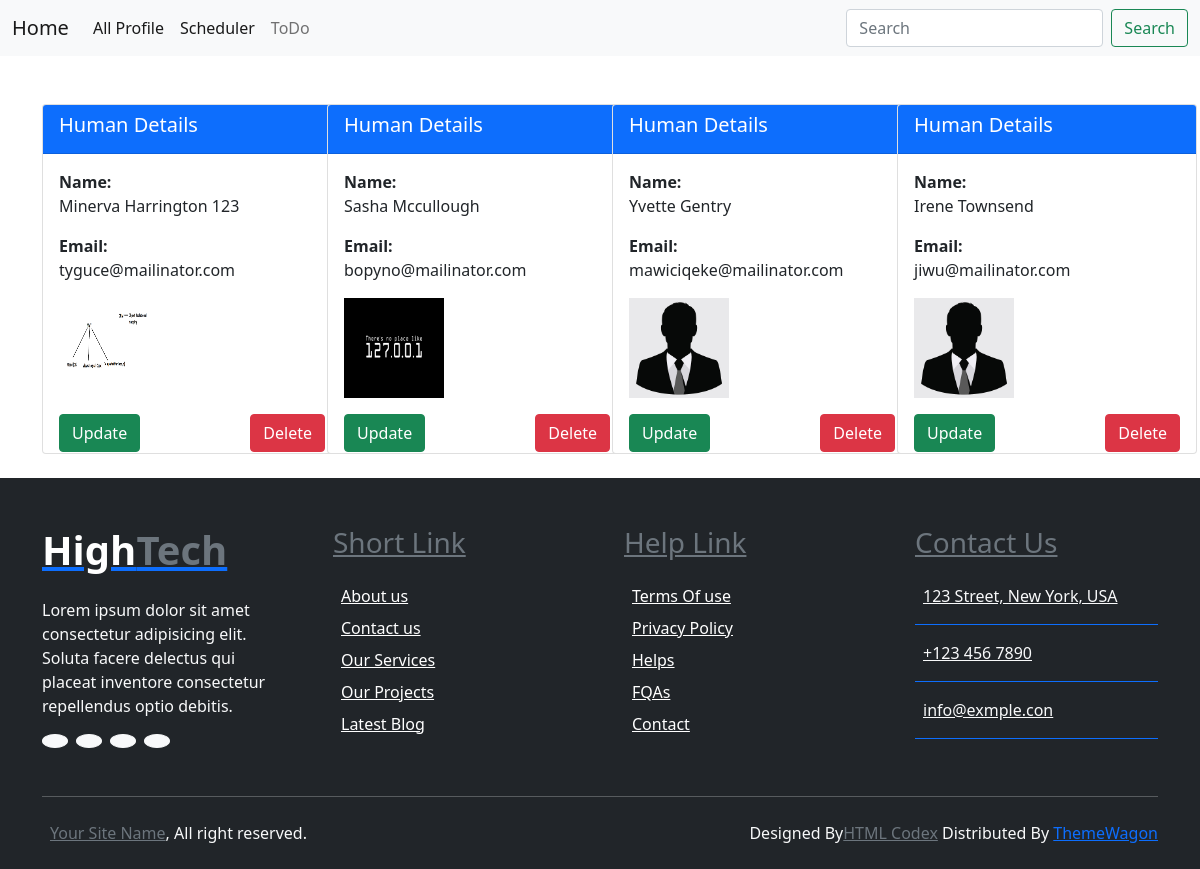
The page /all_prof/ on the database its author committed.
### nafi/models.py (models this page shows, shortened)
class Human(models.Model):
    GENDER = (
        ('Male', 'Male'),
        ('Female', 'Female'),
        ('Others', 'Others')
    )
    name = models.CharField(max_length=25, unique=True)
    email = models.EmailField(max_length=25, null=True, blank=True)
    age = models.PositiveIntegerField(default=50)
    gender = models.CharField(choices=GENDER, max_length=7, null=True, blank=True, default='Male')
    image = models.ImageField(upload_to='images/', default='def.jpg', null=True, blank=True)
    address = models.TextField(max_length=200, null=True, blank=True)

### nafi/views.py (the view)
# urls.py: path('all_prof/', all_prof, name='all_prof'),
def all_prof(request):
    human = Human.objects.all()
    return render(request, 'Nafi_temp/all_profile.html', locals())

### Template/Nafi_temp/all_profile.html (shortened to what this page needs)
{% extends 'base.html' %}
{% block body %}
<div class="container mt-5">
    <div class="row row-cols-1 row-cols-md-4 g-4">
        {% for human in human %}
        <div class="col">
            <div class="card" style="height:350px; width:300px;">
                <div class="card-header bg-primary text-white">
                    <h5 class="card-title">Human Details</h5>
                </div>
                <div class="card-body">
                    <div class="mb-3">
                        <label class="fw-bold">Name:</label>
                        <p class="card-text">{{ human.name }}</p>
                    </div>
                    <div class="mb-3">
                        <label class="fw-bold">Email:</label>
                        <p class="card-text">{{ human.email }}</p>
                    </div>
                    {% if human.image %}
                    <img style="height:100px; width:100px" src="{{ human.image.url }}" class="img-fluid mb-3"
                         alt="{{ human.name }}">
                    {% endif %}
                    <div class="d-flex justify-content-between">
                        <a href="{% url 'Update' human.id %}" class="btn btn-success">Update</a>
                        <a href="{% url 'delete_prof' human.id %}" class="btn btn-danger">Delete</a>
                    </div>
                </div>
            </div>
        </div>
        {% endfor %}
    </div>
</div>
<br>
{% endblock %}

### Template/base.html (shortened to what this page needs)
<!DOCTYPE html>
<html lang="en">
<head>
    <link href="https://cdn.jsdelivr.net/npm/bootstrap@5.0.2/dist/css/bootstrap.min.css" rel="stylesheet"
>
</head>
<body>
<nav class="navbar navbar-expand-lg navbar-light bg-light">
    <div class="container-fluid">
        <a class="navbar-brand" href="{% url 'hello' %}">Home</a>
        <div class="collapse navbar-collapse" id="navbarSupportedContent">
            <ul class="navbar-nav me-auto mb-2 mb-lg-0">
                <li class="nav-item">
                    <a class="nav-link active" aria-current="page" href="{% url 'all_prof' %}">All Profile</a>
                </li>
                <li class="nav-item">
                    <a class="nav-link active" aria-current="page" href="{% url 'add_task' %}">Scheduler</a>
                </li>
                <li class="nav-item">
                    <a class="nav-link" href="{% url 'task_list' %}">ToDo</a>
                  </li>
            </ul>
            {% block search %}
            <form class="d-flex">
                <input class="form-control me-2" type="search" placeholder="Search" aria-label="Search">
                <button class="btn btn-outline-success" type="submit">Search</button>
            </form>
            {% endblock %}
        </div>
    </div>
</nav>
{% block body %}{% endblock %}
<div class="container-fluid footer bg-dark wow fadeIn" data-wow-delay=".3s">
    <div class="container pt-5 pb-4">
        <div class="row g-5">
            <div class="col-lg-3 col-md-6">
                <a href="index.html">
                    <h1 class="text-white fw-bold d-block">High<span class="text-secondary">Tech</span></h1>
                </a>
                <p class="mt-4 text-light">Lorem ipsum dolor sit amet consectetur adipisicing elit. Soluta facere
                    delectus qui placeat inventore consectetur repellendus optio debitis.</p>
                <div class="d-flex hightech-link">
                    <a href="" class="btn-light nav-fill btn btn-square rounded-circle me-2"></a>
                    <a href="" class="btn-light nav-fill btn btn-square rounded-circle me-2"></a>
                    <a href="" class="btn-light nav-fill btn btn-square rounded-circle me-2"></a>
                    <a href="" class="btn-light nav-fill btn btn-square rounded-circle me-0"></a>
                </div>
            </div>
            <div class="col-lg-3 col-md-6">
                <a href="#" class="h3 text-secondary">Short Link</a>
                <div class="mt-4 d-flex flex-column short-link">
                    <a href="" class="mb-2 text-white">About
                        us</a>
                    <a href="" class="mb-2 text-white">Contact us</a>
                    <a href="" class="mb-2 text-white">Our
                        Services</a>
                    <a href="" class="mb-2 text-white">Our
                        Projects</a>
                    <a href="" class="mb-2 text-white">Latest Blog</a>
                </div>
            </div>
            <div class="col-lg-3 col-md-6">
                <a href="#" class="h3 text-secondary">Help Link</a>
                <div class="mt-4 d-flex flex-column help-link">
                    <a href="" class="mb-2 text-white">Terms Of
                        use</a>
                    <a href="" class="mb-2 text-white">Privacy
                        Policy</a>
                    <a href="" class="mb-2 text-white">Helps</a>
                    <a href="" class="mb-2 text-white">FQAs</a>
                    <a href="" class="mb-2 text-white">Contact</a>
                </div>
            </div>
            <div class="col-lg-3 col-md-6">
                <a href="#" class="h3 text-secondary">Contact Us</a>
                <div class="text-white mt-4 d-flex flex-column contact-link">
                    <a href="#" class="pb-3 text-light border-bottom border-primary"> 123 Street, New York, USA</a>
                    <a href="#" class="py-3 text-light border-bottom border-primary"> +123 456 7890</a>
                    <a href="#" class="py-3 text-light border-bottom border-primary"> info@exmple.con</a>
                </div>
            </div>
        </div>
        <hr class="text-light mt-5 mb-4">
        <div class="row">
            <div class="col-md-6 text-center text-md-start">
                <span class="text-light"><a href="#" class="text-secondary">Your Site Name</a>, All right reserved.</span>
            </div>
            <div class="col-md-6 text-center text-md-end">
                <span class="text-light">Designed By<a href="https://htmlcodex.com"
                                                       class="text-secondary">HTML Codex</a> Distributed By <a
                        href="https://themewagon.com">ThemeWagon</a></span>
            </div>
        </div>
    </div>
</div>
</body>
</html>

### rows shown on the page
Human: name "Minerva Harrington 123", email "tyguce@mailinator.com", image (picture)
Human: name "Sasha Mccullough", email "bopyno@mailinator.com", image (picture)
Human: name "Yvette Gentry", email "mawiciqeke@mailinator.com", image (picture)
Human: name "Irene Townsend", email "jiwu@mailinator.com", image (picture)
